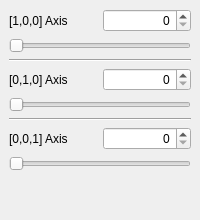
  <widget class="QDockWidget" name="dockSlice">
   <property name="features">
    <set>QDockWidget::AllDockWidgetFeatures</set>
   </property>
   <property name="windowTitle">
    <string>Slice View Settings</string>
   </property>
   <attribute name="dockWidgetArea">
    <number>8</number>
   </attribute>
   <widget class="QWidget" name="dockWidgetContents_13">
    <layout class="QVBoxLayout" name="verticalLayout_3">
     <item>
      <layout class="QHBoxLayout" name="horizontalLayout_6">
       <item>
        <widget class="QLabel" name="label_21">
         <property name="text">
          <string>[1,0,0] Axis</string>
         </property>
        </widget>
       </item>
       <item>
        <widget class="QSpinBox" name="spinBox100AxisSlice">
         <property name="alignment">
          <set>Qt::AlignRight|Qt::AlignTrailing|Qt::AlignVCenter</set>
         </property>
        </widget>
       </item>
      </layout>
     </item>
     <item>
      <widget class="QSlider" name="slider100AxisSlice">
       <property name="orientation">
        <enum>Qt::Horizontal</enum>
       </property>
      </widget>
     </item>
     <item>
      <widget class="Line" name="line_13">
       <property name="orientation">
        <enum>Qt::Horizontal</enum>
       </property>
      </widget>
     </item>
     <item>
      <layout class="QHBoxLayout" name="horizontalLayout_7">
       <item>
        <widget class="QLabel" name="label_61">
         <property name="text">
          <string>[0,1,0] Axis</string>
         </property>
        </widget>
       </item>
       <item>
        <widget class="QSpinBox" name="spinBox010AxisSlice">
         <property name="alignment">
          <set>Qt::AlignRight|Qt::AlignTrailing|Qt::AlignVCenter</set>
         </property>
        </widget>
       </item>
      </layout>
     </item>
     <item>
      <widget class="QSlider" name="slider010AxisSlice">
       <property name="orientation">
        <enum>Qt::Horizontal</enum>
       </property>
      </widget>
     </item>
     <item>
      <widget class="Line" name="line_14">
       <property name="orientation">
        <enum>Qt::Horizontal</enum>
       </property>
      </widget>
     </item>
     <item>
      <layout class="QHBoxLayout" name="horizontalLayout_9">
       <item>
        <widget class="QLabel" name="label_62">
         <property name="text">
          <string>[0,0,1] Axis</string>
         </property>
        </widget>
       </item>
       <item>
        <widget class="QSpinBox" name="spinBox001AxisSlice">
         <property name="alignment">
          <set>Qt::AlignRight|Qt::AlignTrailing|Qt::AlignVCenter</set>
         </property>
        </widget>
       </item>
      </layout>
     </item>
     <item>
      <widget class="QSlider" name="slider001AxisSlice">
       <property name="orientation">
        <enum>Qt::Horizontal</enum>
       </property>
      </widget>
     </item>
     <item>
      <spacer name="verticalSpacer_6">
       <property name="orientation">
        <enum>Qt::Vertical</enum>
       </property>
       <property name="sizeHint" stdset="0">
        <size>
         <width>20</width>
         <height>40</height>
        </size>
       </property>
      </spacer>
     </item>
    </layout>
   </widget>
  </widget>
